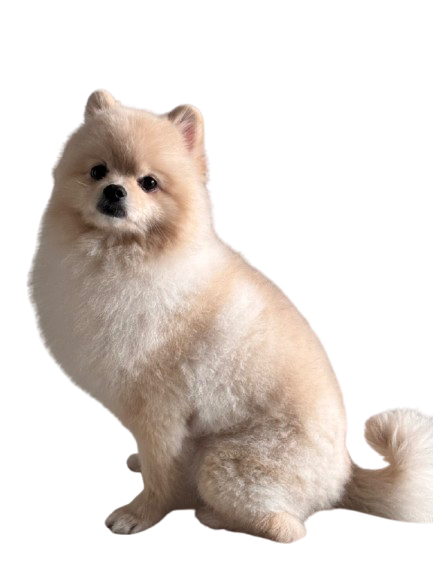
#> input picture ch2-자연어처리/file/haru.png, 433 x 577 px
$ jupyter execute convertImg.ipynb
#> lines starting #> are read from the running program, lines starting #| are printed output that depends on the picture; after the words box and inside, x2 and y2 are one past the last pixel; in counts of white or black regions, pixels touching at a corner belong together
[cell 1]
from PIL import Image, ImageOps

# 배경 이미지 제거 사이트
# https://www.remove.bg/
# 1. 이미지 열기
# 예: 'cat_dog.png' 파일이 현재 디렉토리에 있다고 가정
img = Image.open("file/haru.png").convert("RGBA")
#> img is the input picture: PIL image 433x577 RGBA; mean R, G, B, A 88.1, 79.6, 73.5, 98.2

# 2. 알파 채널 추출 (투명 영역)
#    투명 배경이 없는 JPG 등의 경우, 배경을 흰색으로 미리 교체해야 할 수도 있습니다.
r, g, b, alpha = img.split()
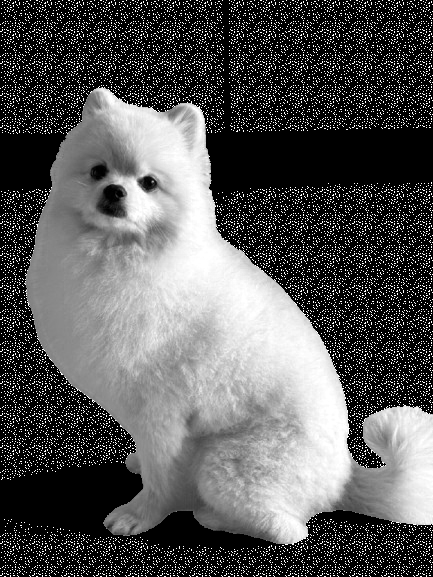
#> r: PIL image 433x577 L; min 0, max 255, mean 88.1
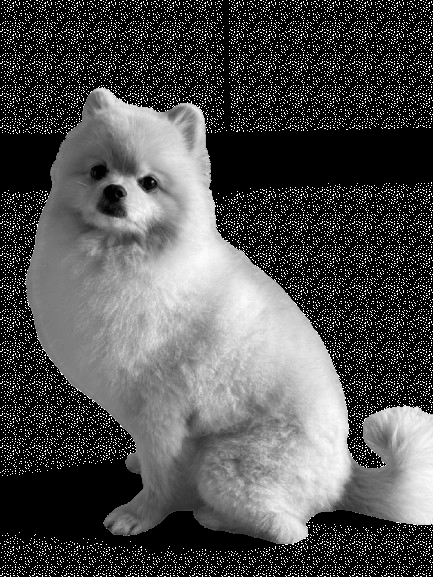
#> g: PIL image 433x577 L; min 0, max 255, mean 79.6
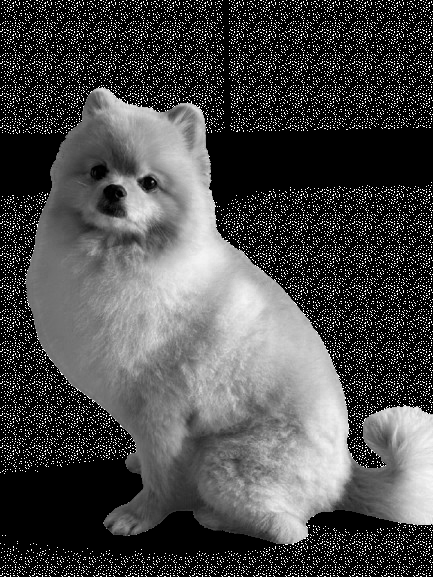
#> b: PIL image 433x577 L; min 0, max 255, mean 73.5
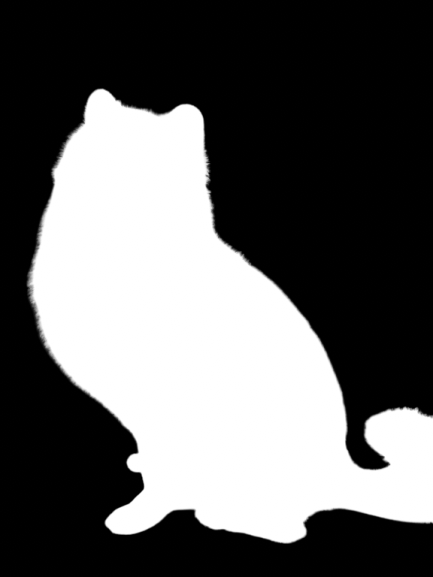
#> alpha: PIL image 433x577 L; min 0, max 255, mean 98.2

# 3. 알파 채널 기준으로 피사체(동물) 영역 마스크 만들기
#    alpha가 0에 가까울수록 투명, 255에 가까울수록 불투명
#    threshold(임계값)를 통해 이진화
threshold = 128
mask = alpha.point(lambda p: 255 if p > threshold else 0)
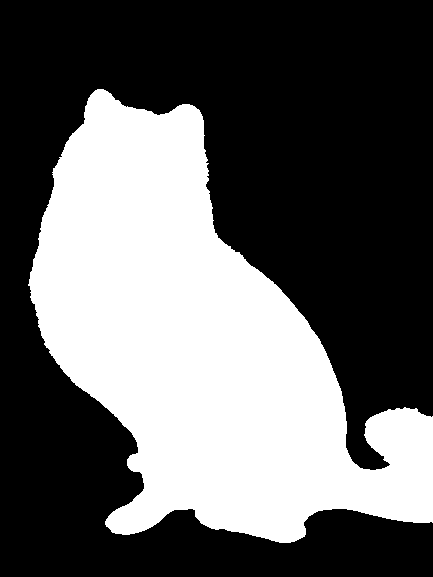
#> mask: PIL image 433x577 L; 38.5% white; 1 white region, box (x1, y1, x2, y2) and area: (28, 89, 433, 543) 96234

# 4. 피사체 영역을 검정색으로 만들기
#    - 새 이미지를 흰색 배경으로 만들고, 피사체 영역만 검정으로 채우는 방식
width, height = img.size
#> width = 433; height = 577
silhouette = Image.new("RGB", (width, height), color="white")  # 배경 흰색
#> silhouette: PIL image 433x577 RGB; every value is 255
# mask가 흰색(255)인 부분만 검정(#000000)으로 채움
# fill 영역이 마스크에서 흰색(255)에 해당하는 부분
silhouette.paste("black", (0, 0, width, height), mask=mask)

# 5. PNG로 저장 (배경은 이미 흰색)
silhouette.save("haru-sh.png", "PNG")
